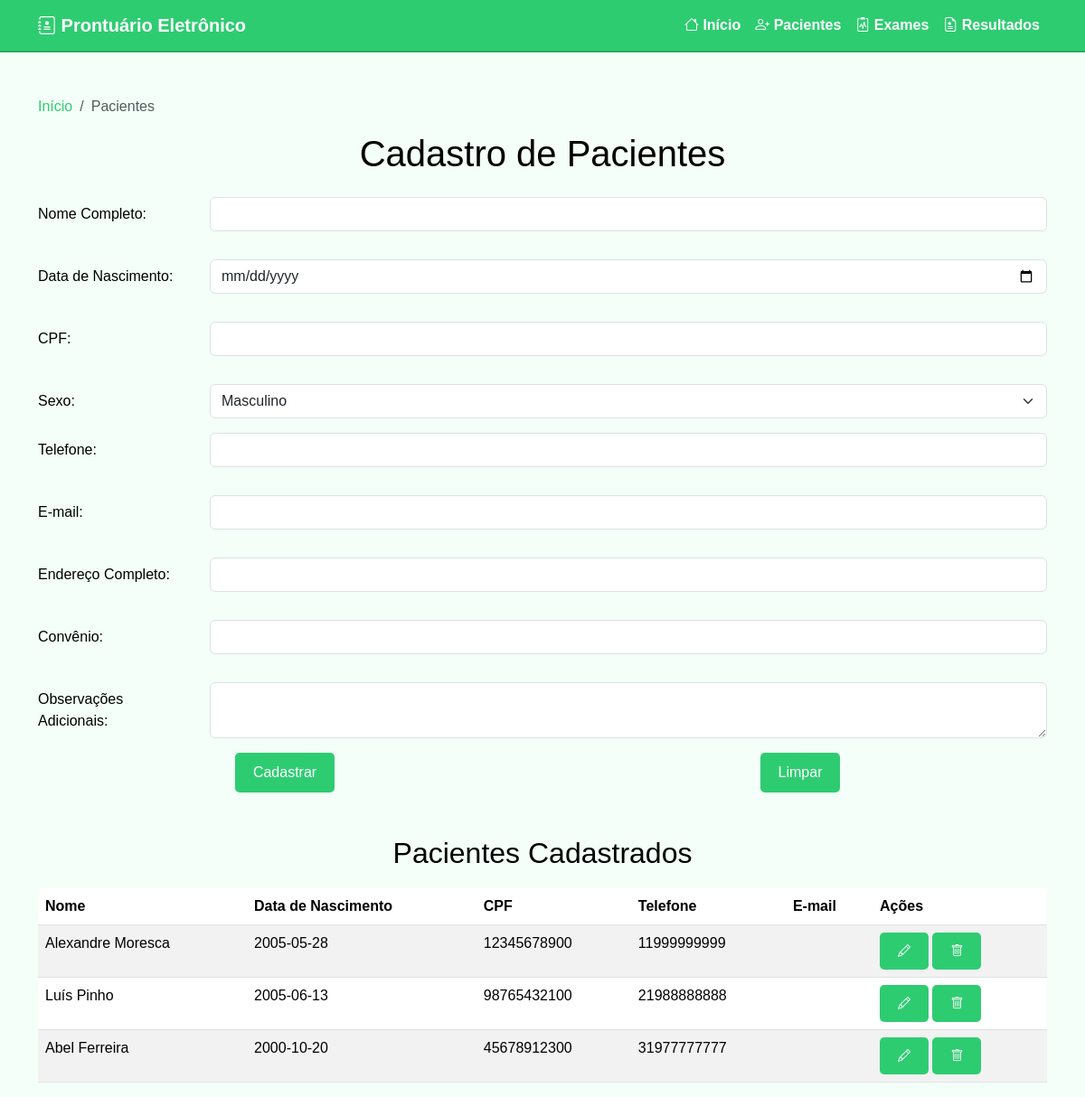
Screenshot of /php/views/cadastroPacientes.php with the database file from the repository.
### tables this page shows
CREATE TABLE IF NOT EXISTS paciente (
    id INT AUTO_INCREMENT PRIMARY KEY,
    nome VARCHAR(255) NOT NULL,
    nascimento DATE NOT NULL,
    cpf VARCHAR(14) NOT NULL UNIQUE,
    sexo VARCHAR(20) NOT NULL,
    telefone VARCHAR(20),
    email VARCHAR(255),
    endereco TEXT,
    convenio VARCHAR(255),
    observacoes TEXT
);

### php/controllers/PacienteController.php (called while the page is built, shortened)
<?php
require_once(__DIR__ . '/../config/db.php');
class PacienteController {
    public static function listar() {
        global $conn;
        return $conn->query("SELECT * FROM paciente");
    }
}

### php/views/cadastroPacientes.php (the view, shortened to what this page needs)
<?php
require_once(__DIR__ . '/../controllers/PacienteController.php');
if (isset($_GET['editar'])) {
    $paciente = PacienteController::buscarPorId($_GET['editar']);
} else {
    $paciente = null;
}
$pacientes = PacienteController::listar();
?>
<!DOCTYPE html>
<html lang="pt-BR">
<head>
    <link href="https://cdn.jsdelivr.net/npm/bootstrap@5.3.5/dist/css/bootstrap.min.css" rel="stylesheet">
    <link href="https://cdn.jsdelivr.net/npm/bootstrap-icons@1.11.3/font/bootstrap-icons.css" rel="stylesheet">
    <link rel="stylesheet" href="../assets/style.css">
</head>
<body>
    <?php include 'navbar.php'; ?>
    <div class="container mt-5">
        <nav aria-label="breadcrumb">
            <ol class="breadcrumb mt-3">
                <li class="breadcrumb-item"><a href="home.php">Início</a></li>
                <li class="breadcrumb-item active" aria-current="page">Pacientes</li>
            </ol>
        </nav>
        <h1 class="text-center mb-4"><?= $paciente ? 'Editar Paciente' : 'Cadastro de Pacientes' ?></h1>
        <form method="POST" action="">
            <div class="row mb-3">
                <label for="nome" class="col-sm-2 col-form-label">Nome Completo:</label>
                <div class="col-sm-10">
                    <input type="text" class="form-control" id="nome" name="nome" value="<?= $paciente['nome'] ?? '' ?>" required>
                </div>
            </div>
            <div class="row mb-3">
                <label for="nascimento" class="col-sm-2 col-form-label">Data de Nascimento:</label>
                <div class="col-sm-10">
                    <input type="date" class="form-control" id="nascimento" name="nascimento" value="<?= $paciente['nascimento'] ?? '' ?>" required>
                </div>
            </div>
            <div class="row mb-3">
                <label for="cpf" class="col-sm-2 col-form-label">CPF:</label>
                <div class="col-sm-10">
                    <input type="text" class="form-control" id="cpf" name="cpf" value="<?= $paciente['cpf'] ?? '' ?>" required>
                </div>
            </div>
            <div class="row mb-3">
                <label for="sexo" class="col-sm-2 col-form-label">Sexo:</label>
                <div class="col-sm-10">
                    <select class="form-select" id="sexo" name="sexo" required>
                        <option value="masculino" <?= isset($paciente['sexo']) && $paciente['sexo'] === 'masculino' ? 'selected' : '' ?>>Masculino</option>
                    </select>
                </div>
            </div>
            <div class="row mb-3">
                <label for="telefone" class="col-sm-2 col-form-label">Telefone:</label>
                <div class="col-sm-10">
                    <input type="text" class="form-control" id="telefone" name="telefone" value="<?= $paciente['telefone'] ?? '' ?>" required>
                </div>
            </div>
            <div class="row mb-3">
                <label for="email" class="col-sm-2 col-form-label">E-mail:</label>
                <div class="col-sm-10">
                    <input type="email" class="form-control" id="email" name="email" value="<?= $paciente['email'] ?? '' ?>" required>
                </div>
            </div>
            <div class="row mb-3">
                <label for="endereco" class="col-sm-2 col-form-label">Endereço Completo:</label>
                <div class="col-sm-10">
                    <input type="text" class="form-control" id="endereco" name="endereco" value="<?= $paciente['endereco'] ?? '' ?>" required>
                </div>
            </div>
            <div class="row mb-3">
                <label for="convenio" class="col-sm-2 col-form-label">Convênio:</label>
                <div class="col-sm-10">
                    <input type="text" class="form-control" id="convenio" name="convenio" value="<?= $paciente['convenio'] ?? '' ?>">
                </div>
            </div>
            <div class="row mb-3">
                <label for="observacoes" class="col-sm-2 col-form-label">Observações Adicionais:</label>
                <div class="col-sm-10">
                    <textarea class="form-control" id="observacoes" name="observacoes"><?= $paciente['observacoes'] ?? '' ?></textarea>
                </div>
            </div>
            <div class="row mb-3 text-center">
                <div class="col">
                    <button type="submit" name="<?= $paciente ? 'editar' : 'cadastrar' ?>" class="btn btn-primary"><?= $paciente ? 'Salvar Alterações' : 'Cadastrar' ?></button>
                </div>
                <div class="col">
                    <button type="reset" class="btn btn-danger">Limpar</button>
                </div>
            </div>
        </form>
        <h2 class="text-center mt-5">Pacientes Cadastrados</h2>
<table class="table table-striped mt-3">
    <thead>
        <tr>
            <th>Nome</th>
            <th>Data de Nascimento</th>
            <th>CPF</th>
            <th>Telefone</th>
            <th>E-mail</th>
            <th>Ações</th>
        </tr>
    </thead>
    <tbody>
        <?php while ($row = $pacientes->fetch_assoc()): ?>
        <tr>
            <td><?= htmlspecialchars($row['nome']) ?></td>
            <td><?= htmlspecialchars($row['nascimento']) ?></td>
            <td><?= htmlspecialchars($row['cpf']) ?></td>
            <td><?= htmlspecialchars($row['telefone']) ?></td>
            <td><?= htmlspecialchars($row['email']) ?></td>
            <td>
                <a href="?editar=<?= $row['id'] ?>" class="btn btn-warning btn-sm" title="Editar">
                <i class="bi bi-pencil"></i>
                </a>
                <a href="?excluir=<?= $row['id'] ?>" class="btn btn-danger btn-sm" title="Excluir" onclick="return confirm('Excluir paciente?')">
                <i class="bi bi-trash"></i>
                </a>
            </td>
        </tr>
        <?php endwhile; ?>
    </tbody>
</table>
    </div>
</body>
</html>

### php/assets/style.css (style rules this page uses)
* { margin: 0; padding: 0; box-sizing: border-box; }
body { font-family: 'Arial', sans-serif; background-color: #f3fff8; color: #000000; margin: 0; padding: 0; }
h2 { color: #000000; margin-bottom: 20px; }
button, .btn { display: inline-block; padding: 10px 20px; border: none; border-radius: 5px; background-color: #2ecc71; color: #ffffff; text-align: center; cursor: pointer; transition: background-color 0.3s ease; }
input { border: 1px solid #ddd; border-radius: 5px; padding: 10px; width: 100%; margin-bottom: 15px; }
a { color: #2ecc71; text-decoration: none; }

### rows the page displays
paciente: nome "Alexandre Moresca", nascimento "2005-05-28", cpf "12345678900", telefone "11999999999"
paciente: nome "Luís Pinho", nascimento "2005-06-13", cpf "98765432100", telefone "21988888888"
paciente: nome "Abel Ferreira", nascimento "2000-10-20", cpf "45678912300", telefone "31977777777"
